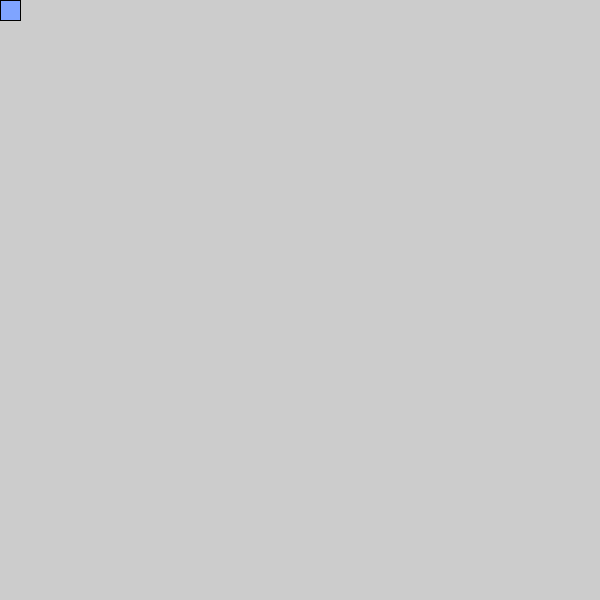
Frame 1 (no input)
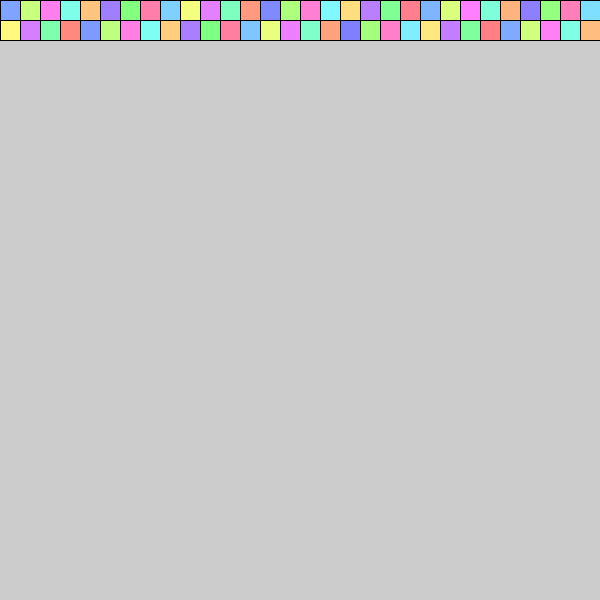
Frame 60 (the mouse pressed at the canvas centre just before this capture)
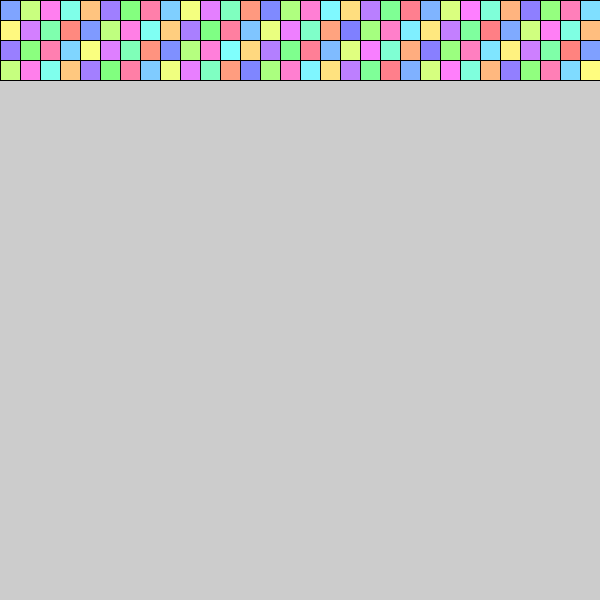
Frame 120 (the mouse held since frame 60 and released just before this capture)

The Processing sketch that drew these frames (run headless with seeded random() and noise(); from frame 60 on, the mouse is pressed at the canvas centre):

// Processing sketch: phisampling
// ── phisampling.pde
int i = 0;
Sampler s = new Sampler();
void setup(){
  displayDensity(pixelDensity);
  colorMode(HSB,100);
  size(600,600);
  //frameRate(400);
}
void draw(){
  float f = s.nextSample()*100;
  fill(f,50,170);
  //noStroke();
  rect((i*20)%600,floor(i/30)*20,20,20);
  i++;
}

// ── Sampler.pde
float phi = (sqrt(5)+1)/2;
public class Sampler {
  int i = -1;
  Sampler() {
    this.i = 0;
  }
  float nextSample(){
    this.i++;
    return (phi * i)%1;
    
  }
}
